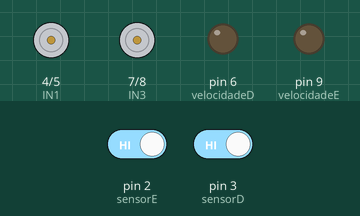
Simulated run of this sketch. Board: Arduino Uno, built with avr-gcc and run on an emulated ATmega328P. Parts: motor-driver pin pairs drawn as motors (green arrow = first pin HIGH = forward, orange = second pin HIGH = backward, longer = more drive), output pins drawn as LEDs (lit = HIGH). The test bench sets the inputs (shaded band); at power-on: pin 2 (sensorE) HIGH, pin 3 (sensorD) HIGH.

Above: at 1.2 s.
1.3 s: pin 2 (sensorE) driven LOW
At 2.0 s:
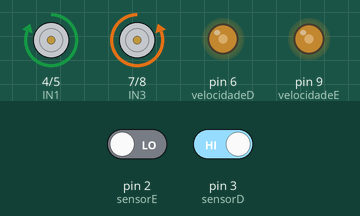
2.8 s: pin 3 (sensorD) driven LOW
At 3.1 s:
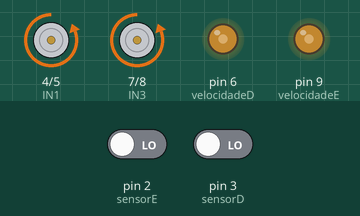
4.3 s: pin 2 (sensorE) driven HIGH
At 5.5 s:
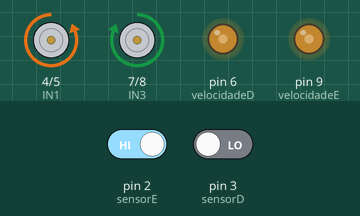
Timing chart, 0 to 7.3 s (numbered marks = the images above; inputs shaded):
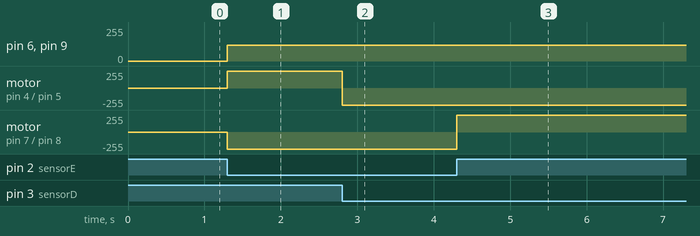

Measured:
- after the input at 1.3 s, pin 6 (velocidadeD), pin 9 (velocidadeE): 0/255 → 120/255 at once; motor on pin 4 (IN1) / pin 5 (IN2): stopped → forward 255/255 at once; motor on pin 7 (IN3) / pin 8 (IN4): stopped → backward 255/255 at once
- after the input at 2.8 s, motor on pin 4 (IN1) / pin 5 (IN2): forward 255/255 → backward 255/255 at once
- after the input at 4.3 s, motor on pin 7 (IN3) / pin 8 (IN4): backward 255/255 → forward 255/255 at once

The sketch:

Seguidor_De_Linha_2WD.ino
```cpp
//Declaração dos pinos conectados na Ponte H
int IN1 = 4;
int IN2 = 5;
int IN3 = 7;
int IN4 = 8;

/*
Declaração dos pinos que controlam quanta energia/velocidade será
enviada para os motores
*/
int velocidadeD = 6;
int velocidadeE = 9;

//Declaração dos pinos conectados nos sensores IR
int sensorE = 2;
int sensorD = 3;

/*
Variáveis de controle de velocidade
A velocidade pode ir de 0 a 255
*/
int velocidade = 120;
int parar = 0;

void setup() {
  pinMode(IN1, OUTPUT);
  pinMode(IN2, OUTPUT);
  pinMode(IN3, OUTPUT);
  pinMode(IN4, OUTPUT);
  pinMode(velocidadeD, OUTPUT);
  pinMode(velocidadeE, OUTPUT);

  pinMode(sensorE, INPUT);
  pinMode(sensorD, INPUT);
}

void loop() {
  if (digitalRead(sensorE) == 0 && digitalRead(sensorD) == 0) {
    forward();
    /*
    Se nenhum dos sensores identificar nada, o carrinho vai pra frente
    */
  } else if (digitalRead(sensorE) == 1 && digitalRead(sensorD) == 0) {
    right();
    /*
    Se o sensor da esquerda identificar algo, e o sensor da direita não
    identificar nada, o carrinho vira pra direita
    */
  } else if (digitalRead(sensorE) == 0 && digitalRead(sensorD) == 1) {
    left();
    /*
    Se o sensor da direita identificar algo, e o sensor da esquerda não
    identificar nada, o carrinho vira pra esquerda
    */
  } else if (digitalRead(sensorE) == 1 && digitalRead(sensorD) == 1) {
    stop();
    /*
    Se ambos os sensores identificarem algo, o carrinho para
    */
  }
}
/*
Métodos utilizados para funcionamento do carrinho

Em ordem-->
Frente;
Trás;
Esquerda;
Direita;
Parar;
*/
void backward() {
  digitalWrite(IN1, 1);
  digitalWrite(IN2, 0);
  analogWrite(velocidadeD, velocidade);

  digitalWrite(IN3, 1);
  digitalWrite(IN4, 0);
  analogWrite(velocidadeE, velocidade);
}

void forward() {
  digitalWrite(IN1, 0);
  digitalWrite(IN2, 1);
  analogWrite(velocidadeD, velocidade);

  digitalWrite(IN3, 0);
  digitalWrite(IN4, 1);
  analogWrite(velocidadeE, velocidade);
}

void right() {
  digitalWrite(IN1, 0);
  digitalWrite(IN2, 1);
  analogWrite(velocidadeD, velocidade);

  digitalWrite(IN3, 1);
  digitalWrite(IN4, 0);
  analogWrite(velocidadeE, velocidade);
}

void left() {
  digitalWrite(IN1, 1);
  digitalWrite(IN2, 0);
  analogWrite(velocidadeD, velocidade);

  digitalWrite(IN3, 0);
  digitalWrite(IN4, 1);
  analogWrite(velocidadeE, velocidade);
}

void stop() {
  digitalWrite(IN1, 0);
  digitalWrite(IN2, 0);
  analogWrite(velocidadeD, parar);

  digitalWrite(IN3, 0);
  digitalWrite(IN4, 0);
  analogWrite(velocidadeE, parar);
}
```
